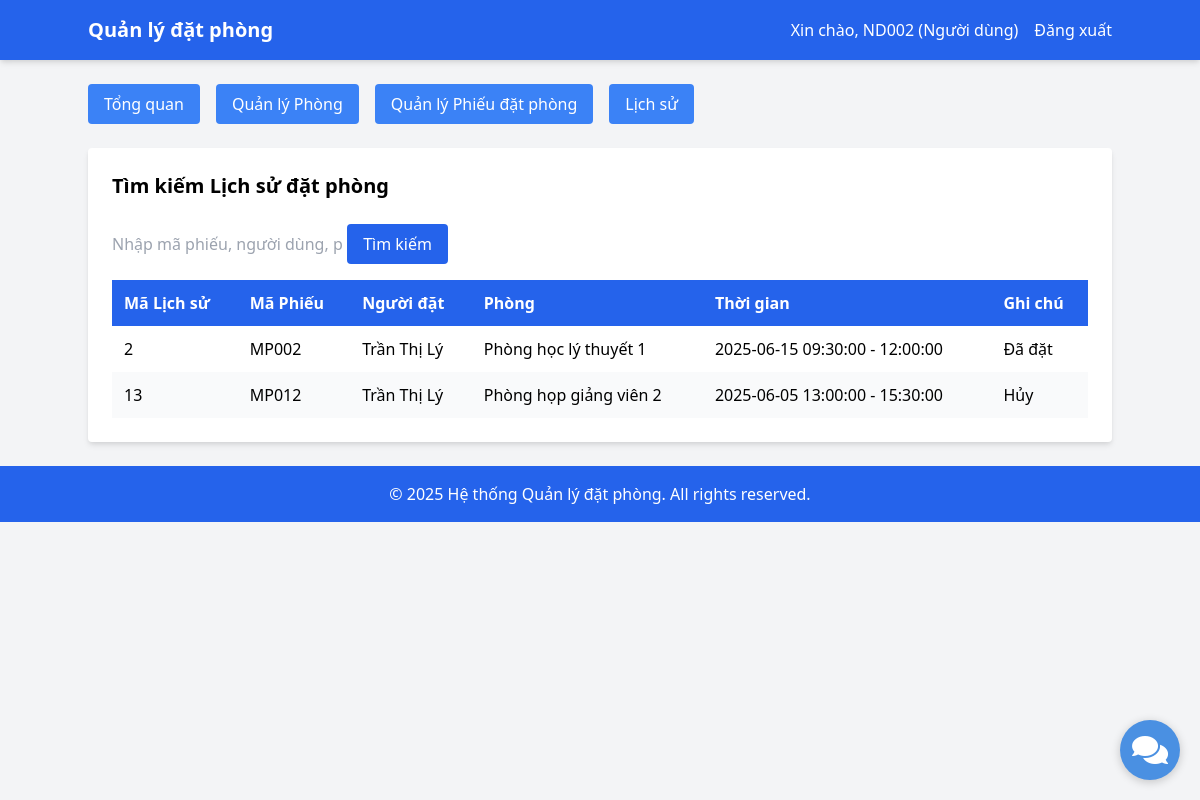
The app's page /history/search.php (signed in) with its own data.
### tables this page shows
CREATE TABLE LICHSU (
    MALS INT PRIMARY KEY AUTO_INCREMENT,
    MAPHIEU CHAR(10) NOT NULL,
    THOIGIAN VARCHAR(50),
    GHICHU VARCHAR(500),
    FOREIGN KEY (MAPHIEU) REFERENCES PHIEUDATPHONG(MAPHIEU)
);

CREATE TABLE NGUOIDUNG (
    MAND CHAR(5) PRIMARY KEY CHECK (MAND LIKE 'ND%'),
    HOTEN VARCHAR(40) NOT NULL,
    EMAIL VARCHAR(255) UNIQUE NOT NULL,
    VAITRO VARCHAR(50) CHECK (VAITRO IN ('Quản trị viên', 'Người dùng')),
    MATKHAU VARCHAR(255) NOT NULL,
    CONSTRAINT CK_EMAIL_GMAIL CHECK (EMAIL LIKE '_%@gmail.com' AND EMAIL NOT LIKE '% %')
);

CREATE TABLE PHONG (
    MAPHONG CHAR(5) PRIMARY KEY,
    TENPHONG VARCHAR(100) NOT NULL,
    SUCCHUA INT CHECK (SUCCHUA > 0),
    TRANGTHAI VARCHAR(50) CHECK (TRANGTHAI IN ('Trống', 'Đã đặt'))
);

### history/search.php (the view)
<?php
require_once '../includes/header.php';
$keyword = $_GET['keyword'] ?? '';
if ($_SESSION['role'] == 'Quản trị viên') {
    $stmt = $pdo->prepare("SELECT l.*, p.MAND, n.HOTEN, r.TENPHONG FROM LICHSU l JOIN PHIEUDATPHONG p ON l.MAPHIEU = p.MAPHIEU JOIN NGUOIDUNG n ON p.MAND = n.MAND JOIN PHONG r ON p.MAPHONG = r.MAPHONG WHERE l.MAPHIEU LIKE ? OR n.HOTEN LIKE ? OR r.TENPHONG LIKE ? OR l.GHICHU LIKE ?");
    $stmt->execute(["%$keyword%", "%$keyword%", "%$keyword%", "%$keyword%"]);
} else {
    $stmt = $pdo->prepare("SELECT l.*, p.MAND, n.HOTEN, r.TENPHONG FROM LICHSU l JOIN PHIEUDATPHONG p ON l.MAPHIEU = p.MAPHIEU JOIN NGUOIDUNG n ON p.MAND = n.MAND JOIN PHONG r ON p.MAPHONG = r.MAPHONG WHERE p.MAND = ? AND (l.MAPHIEU LIKE ? OR n.HOTEN LIKE ? OR r.TENPHONG LIKE ? OR l.GHICHU LIKE ?)");
    $stmt->execute([$_SESSION['user_id'], "%$keyword%", "%$keyword%", "%$keyword%", "%$keyword%"]);
}
$history = $stmt->fetchAll();
?>
<div class="bg-white p-6 rounded shadow-md">
    <h2 class="text-xl font-bold mb-4">Tìm kiếm Lịch sử đặt phòng</h2>
    <form method="GET" class="mb-4">
        <input type="form-input" name="keyword" value="<?php echo htmlspecialchars($keyword); ?>" placeholder="Nhập mã phiếu, người dùng, phòng, hoặc ghi chú...">
        <button type="submit" class="px-4 py-2 bg-blue-600 text-white rounded hover:bg-blue-700 mt-2">Tìm kiếm</button>
    </form>
    <div class="table-container">
        <table class="table-auto w-full">
            <thead>
                <tr>
                    <th>Mã Lịch sử</th>
                    <th>Mã Phiếu</th>
                    <th>Người đặt</th>
                    <th>Phòng</th>
                    <th>Thời gian</th>
                    <th>Ghi chú</th>
                </tr>
            </thead>
            <tbody>
                <?php foreach ($history as $record): ?>
                    <tr>
                        <td><?php echo htmlspecialchars($record['MALS']); ?></td>
                        <td><?php echo htmlspecialchars($record['MAPHIEU']); ?></td>
                        <td><?php echo htmlspecialchars($record['HOTEN']); ?></td>
                        <td><?php echo htmlspecialchars($record['TENPHONG']); ?></td>
                        <td><?php echo htmlspecialchars($record['THOIGIAN']); ?></td>
                        <td><?php echo htmlspecialchars($record['GHICHU']); ?></td>
                    </tr>
                <?php endforeach; ?>
            </tbody>
        </table>
    </div>
</div>
<?php require_once '../includes/footer.php'; ?>

### css/styles.css (style rules this page uses)
.table-auto th, .table-auto td { padding: 12px; text-align: left; }
.table-auto th { background-color: #2563eb; color: white; }
.table-auto tr:nth-child(even) { background-color: #f9fafb; }

### records on screen
lichsu: MALS "2", MAPHIEU "MP002", nguoidung.HOTEN "Trần Thị Lý", phong.TENPHONG "Phòng học lý thuyết 1", THOIGIAN "2025-06-15 09:30:00 - 12:00:00", GHICHU "Đã đặt"
lichsu: MALS "13", MAPHIEU "MP012", nguoidung.HOTEN "Trần Thị Lý", phong.TENPHONG "Phòng họp giảng viên 2", THOIGIAN "2025-06-05 13:00:00 - 15:30:00", GHICHU "Hủy"

### other values on screen
$_SESSION['user_id'] "ND002"
$_SESSION['role'] "Người dùng"
